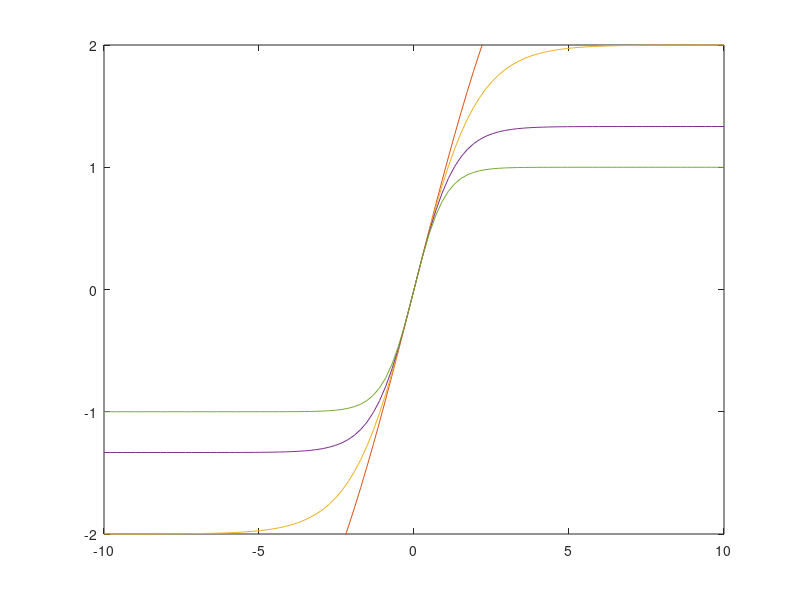

MATLAB code to generate this figure:
% This is a script to plot the tanh function to demonstrate the behaviour
% as we decrease s

x = linspace(-10, 10, 100);

s = linspace(0, 1, 5); % This is the parameter in the new ESN.

for i = 1:length(s) 
    y=(1/s(i))*tanh(s(i)*x);
    plot(x, y);
    hold on
    ylim([-2, 2]);
end

